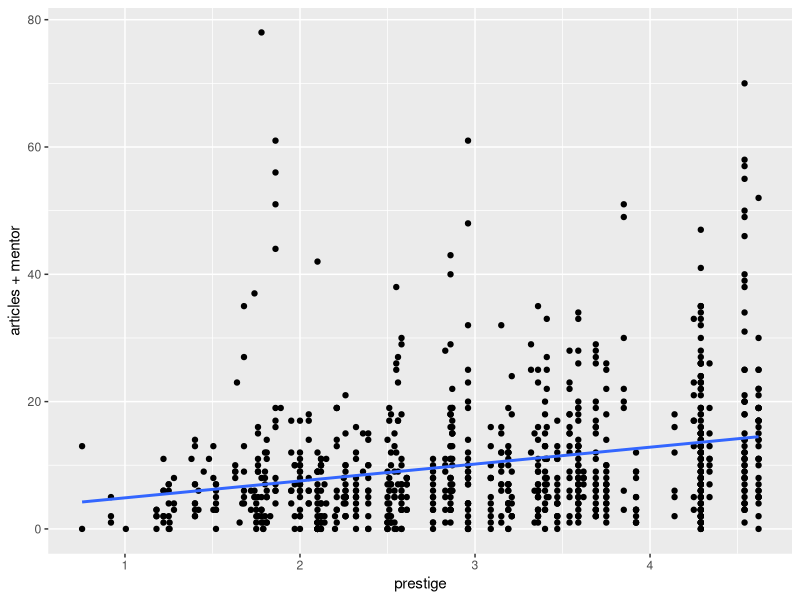

Reproduce this figure in R.
## ---- chunk 1
library(knitr)
hook_output = knit_hooks$get('output')
knit_hooks$set(output = function(x, options) {
  # this hook is used only when the linewidth option is not NULL
  if (!is.null(n <- options$linewidth)) {
    x = knitr:::split_lines(x)
    # any lines wider than n should be wrapped
    if (any(nchar(x) > n)) x = strwrap(x, width = n)
    x = paste(x, collapse = '\n')
  }
  hook_output(x, options)
})

knitr::opts_chunk$set(echo = TRUE, eval = TRUE,fig.align="center",warning=FALSE,message=FALSE,fig.width=8, fig.height=5, linewidth=60)
options(tibble.width = 100,width = 100)
library(tidyverse)
## ---- chunk 2
library(tidyverse)
library(AER)
phd <- data("PhDPublications")
summary(PhDPublications)

## ---- chunk 3

man1 <- manova(cbind(articles,kids,mentor)~prestige,data = PhDPublications)

summary(man1)

summary.aov(man1)

#pairwise.t.test(PhDPublications$kids,PhDPublications$prestige, p.adj = "none")
#pairwise.t.test(kids,prestige, p.adj = "none")
#pairwise.t.test(mentor,prestige, p.adj = "none")
## ---- chunk 4
library(tidyverse)
fit <- lm(prestige~articles+mentor,data = PhDPublications)
summary(fit)
coef(fit)

fit %>% ggplot(aes(prestige,articles+mentor))+geom_point()+geom_smooth(method = "lm",se = F)
coeftest(fit,vcov=vcovHC(fit))
## ---- chunk 5
class_diag <- function(probs,truth){ 
  #CONFUSION MATRIX: CALCULATE ACCURACY, TPR, TNR, PPV 
  if(is.character(truth)==TRUE) truth<-as.factor(truth) 
  if(is.numeric(truth)==FALSE & is.logical(truth)==FALSE) truth<-as.numeric(truth)-1 
  tab<-table(factor(probs>.5,levels=c("FALSE","TRUE")),factor(truth, levels=c(0,1))) 
  acc=sum(diag(tab))/sum(tab) 
  sens=tab[2,2]/colSums(tab)[2] 
  spec=tab[1,1]/colSums(tab)[1] 
  ppv=tab[2,2]/rowSums(tab)[2] 
  
#CALCULATE EXACT AUC 
  ord<-order(probs, decreasing=TRUE) 
  probs <- probs[ord]; truth <- truth[ord] 
  TPR=cumsum(truth)/max(1,sum(truth))  
  FPR=cumsum(!truth)/max(1,sum(!truth)) 
  dup <-c(probs[-1]>=probs[-length(probs)], FALSE) 
  TPR <-c(0,TPR[!dup],1); FPR<-c(0,FPR[!dup],1) 
  n <- length(TPR) 
  auc <- sum( ((TPR[-1]+TPR[-n])/2) * (FPR[-1]-FPR[-n])) 
  data.frame(acc,sens,spec,ppv,auc) 
}
